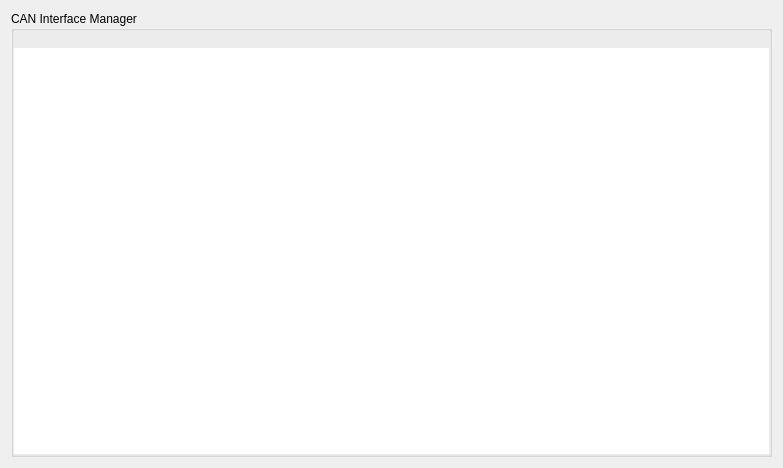
<?xml version="1.0" encoding="UTF-8"?>
<ui version="4.0">
 <class>CanInterfaceManagerWidget</class>
 <widget class="QWidget" name="CanInterfaceManagerWidget">
  <property name="geometry">
   <rect>
    <x>0</x>
    <y>0</y>
    <width>783</width>
    <height>468</height>
   </rect>
  </property>
  <property name="windowTitle">
   <string>Form</string>
  </property>
  <layout class="QVBoxLayout" name="verticalLayout">
   <item>
    <widget class="QGroupBox" name="groupBox">
     <property name="title">
      <string>CAN Interface Manager</string>
     </property>
     <layout class="QVBoxLayout" name="verticalLayout_2">
      <property name="spacing">
       <number>0</number>
      </property>
      <property name="leftMargin">
       <number>0</number>
      </property>
      <property name="topMargin">
       <number>0</number>
      </property>
      <property name="rightMargin">
       <number>0</number>
      </property>
      <property name="bottomMargin">
       <number>0</number>
      </property>
      <item>
       <widget class="QToolBar" name="toolBar">
        <property name="movable">
         <bool>false</bool>
        </property>
        <property name="iconSize">
         <size>
          <width>24</width>
          <height>24</height>
         </size>
        </property>
        <property name="floatable">
         <bool>false</bool>
        </property>
       </widget>
      </item>
      <item>
       <widget class="QTreeView" name="interfacesView">
        <property name="font">
         <font>
          <family>Source Code Pro</family>
         </font>
        </property>
        <property name="frameShape">
         <enum>QFrame::NoFrame</enum>
        </property>
        <property name="frameShadow">
         <enum>QFrame::Plain</enum>
        </property>
        <property name="editTriggers">
         <set>QAbstractItemView::DoubleClicked|QAbstractItemView::EditKeyPressed|QAbstractItemView::SelectedClicked</set>
        </property>
        <property name="dragEnabled">
         <bool>true</bool>
        </property>
        <property name="alternatingRowColors">
         <bool>false</bool>
        </property>
        <property name="selectionMode">
         <enum>QAbstractItemView::SingleSelection</enum>
        </property>
        <property name="uniformRowHeights">
         <bool>true</bool>
        </property>
        <property name="sortingEnabled">
         <bool>false</bool>
        </property>
        <attribute name="headerCascadingSectionResizes">
         <bool>false</bool>
        </attribute>
        <attribute name="headerShowSortIndicator" stdset="0">
         <bool>false</bool>
        </attribute>
       </widget>
      </item>
     </layout>
    </widget>
   </item>
  </layout>
 </widget>
 <resources/>
 <connections/>
</ui>
